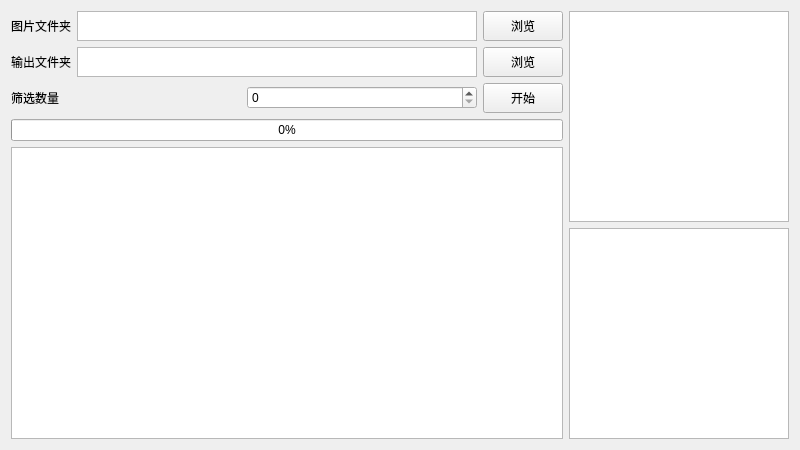
<?xml version="1.0" encoding="UTF-8"?>
<ui version="4.0">
 <class>Form</class>
 <widget class="QWidget" name="Form">
  <property name="geometry">
   <rect>
    <x>0</x>
    <y>0</y>
    <width>800</width>
    <height>450</height>
   </rect>
  </property>
  <property name="sizePolicy">
   <sizepolicy hsizetype="Expanding" vsizetype="Expanding">
    <horstretch>0</horstretch>
    <verstretch>0</verstretch>
   </sizepolicy>
  </property>
  <property name="windowTitle">
   <string>自拍筛选工具</string>
  </property>
  <property name="windowIcon">
   <iconset>
    <normaloff>icon.ico</normaloff>icon.ico</iconset>
  </property>
  <layout class="QHBoxLayout" name="horizontalLayout_4">
   <item>
    <layout class="QVBoxLayout" name="verticalLayout_2">
     <item>
      <layout class="QHBoxLayout" name="horizontalLayout">
       <item>
        <widget class="QLabel" name="label">
         <property name="maximumSize">
          <size>
           <width>16777215</width>
           <height>50</height>
          </size>
         </property>
         <property name="text">
          <string>图片文件夹</string>
         </property>
        </widget>
       </item>
       <item>
        <widget class="QTextEdit" name="inputtextEdit">
         <property name="sizePolicy">
          <sizepolicy hsizetype="Expanding" vsizetype="Minimum">
           <horstretch>0</horstretch>
           <verstretch>0</verstretch>
          </sizepolicy>
         </property>
         <property name="minimumSize">
          <size>
           <width>400</width>
           <height>30</height>
          </size>
         </property>
         <property name="maximumSize">
          <size>
           <width>16777215</width>
           <height>30</height>
          </size>
         </property>
        </widget>
       </item>
       <item>
        <widget class="QPushButton" name="picButton">
         <property name="maximumSize">
          <size>
           <width>16777215</width>
           <height>50</height>
          </size>
         </property>
         <property name="text">
          <string>浏览</string>
         </property>
        </widget>
       </item>
      </layout>
     </item>
     <item>
      <layout class="QHBoxLayout" name="horizontalLayout_2">
       <item>
        <widget class="QLabel" name="label_3">
         <property name="maximumSize">
          <size>
           <width>16777215</width>
           <height>50</height>
          </size>
         </property>
         <property name="text">
          <string>输出文件夹</string>
         </property>
        </widget>
       </item>
       <item>
        <widget class="QTextEdit" name="outputtextEdit">
         <property name="sizePolicy">
          <sizepolicy hsizetype="Expanding" vsizetype="Minimum">
           <horstretch>0</horstretch>
           <verstretch>0</verstretch>
          </sizepolicy>
         </property>
         <property name="minimumSize">
          <size>
           <width>400</width>
           <height>30</height>
          </size>
         </property>
         <property name="maximumSize">
          <size>
           <width>16777215</width>
           <height>30</height>
          </size>
         </property>
        </widget>
       </item>
       <item>
        <widget class="QPushButton" name="outButton">
         <property name="maximumSize">
          <size>
           <width>16777215</width>
           <height>50</height>
          </size>
         </property>
         <property name="text">
          <string>浏览</string>
         </property>
        </widget>
       </item>
      </layout>
     </item>
     <item>
      <layout class="QHBoxLayout" name="horizontalLayout_3">
       <item>
        <widget class="QLabel" name="label_4">
         <property name="maximumSize">
          <size>
           <width>16777215</width>
           <height>50</height>
          </size>
         </property>
         <property name="text">
          <string>筛选数量</string>
         </property>
        </widget>
       </item>
       <item>
        <widget class="QSpinBox" name="spinBox"/>
       </item>
       <item>
        <widget class="QPushButton" name="startButton">
         <property name="sizePolicy">
          <sizepolicy hsizetype="Fixed" vsizetype="Fixed">
           <horstretch>0</horstretch>
           <verstretch>0</verstretch>
          </sizepolicy>
         </property>
         <property name="minimumSize">
          <size>
           <width>0</width>
           <height>30</height>
          </size>
         </property>
         <property name="maximumSize">
          <size>
           <width>16777215</width>
           <height>30</height>
          </size>
         </property>
         <property name="text">
          <string>开始</string>
         </property>
        </widget>
       </item>
      </layout>
     </item>
     <item>
      <layout class="QHBoxLayout" name="horizontalLayout_5">
       <item>
        <widget class="QProgressBar" name="progressBar">
         <property name="value">
          <number>0</number>
         </property>
        </widget>
       </item>
      </layout>
     </item>
     <item>
      <layout class="QHBoxLayout" name="horizontalLayout_6">
       <item>
        <widget class="QTextBrowser" name="textBrowser"/>
       </item>
      </layout>
     </item>
    </layout>
   </item>
   <item>
    <layout class="QVBoxLayout" name="verticalLayout">
     <item>
      <widget class="QGraphicsView" name="graphicsView"/>
     </item>
     <item>
      <widget class="QListWidget" name="listWidget"/>
     </item>
    </layout>
   </item>
  </layout>
 </widget>
 <resources/>
 <connections/>
</ui>
